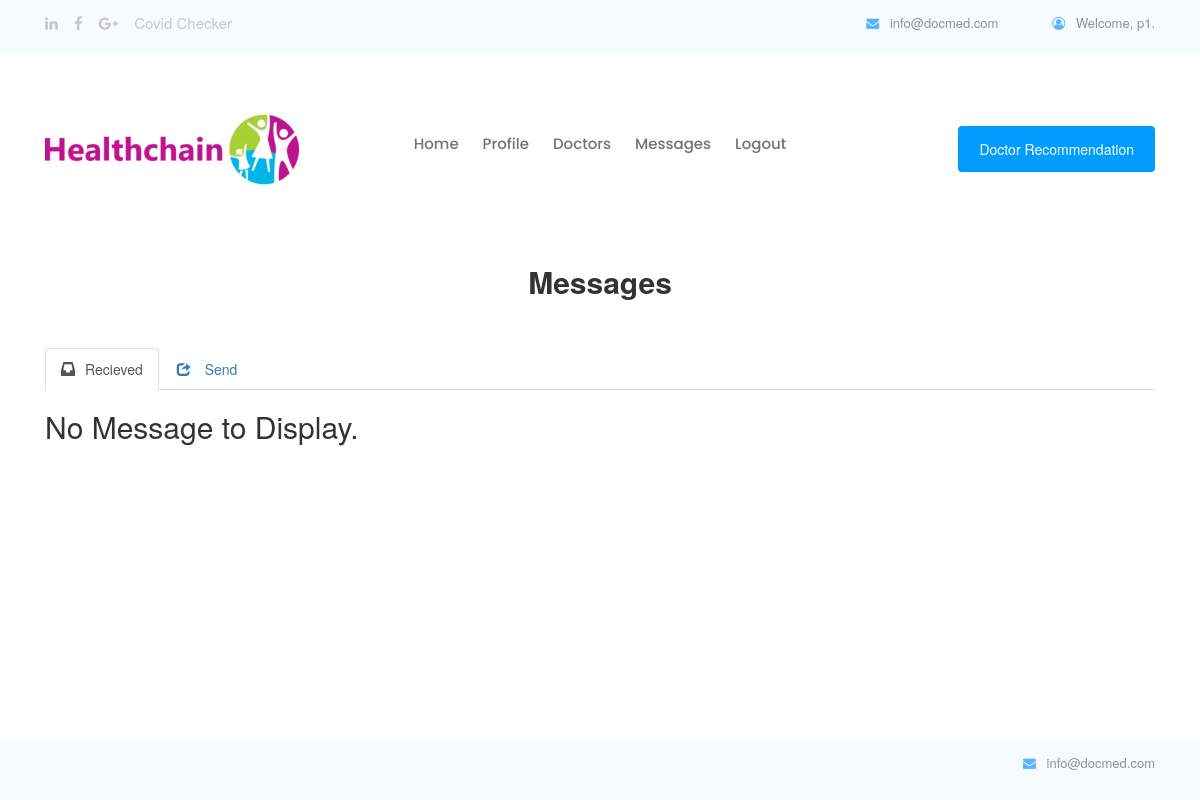
The page /home/viewmessage/ (signed in) on the database as committed earlier.
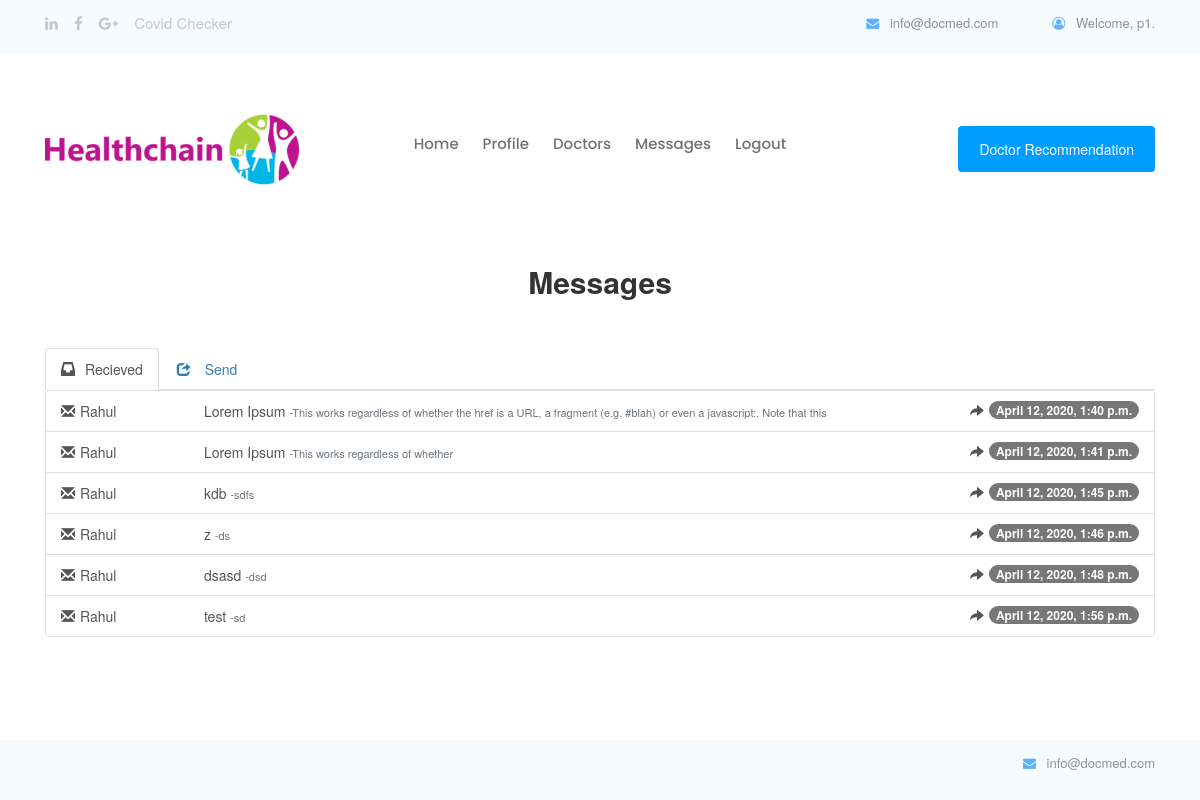
The same page on the database as committed later.
### pages/models.py (models this page shows, shortened)
class Messages(models.Model):
    sender=models.ForeignKey(MyUser,on_delete=models.CASCADE,related_name='sender')
    reciever=models.ForeignKey(MyUser,on_delete=models.CASCADE,related_name='reciever')
    subject = models.CharField(max_length=50,blank=True)
    content = models.TextField()
    date = models.DateTimeField(auto_now_add=True)

class Doctor(models.Model):
	id=models.BigAutoField(primary_key=True)
	username= models.OneToOneField(MyUser,on_delete=models.CASCADE)
	regid = models.CharField(max_length=60,unique=True)
	dname=models.CharField(max_length=50)
	dob = models.DateField(null=True, blank=True)
	gender=models.IntegerField(choices=GENDER_CHOICES,blank=True)
	spec=models.CharField(max_length=50,blank=True)
	hos=models.CharField(max_length=150,blank=True)
	imagefile=models.ImageField(upload_to='doctor/',default="default.jpg",blank=True,null=True)
	location = PlacesField()
	follower = GenericRelation(Follow,related_query_name='doctor')

class MyUser(AbstractBaseUser):
	username= models.CharField(max_length=30,unique=True)
	date_joined	= models.DateTimeField(verbose_name='date joined', auto_now_add=True)
	last_login= models.DateTimeField(verbose_name='last login', auto_now=True)
	is_admin= models.BooleanField(default=False)
	is_active= models.BooleanField(default=True)
	is_staff= models.BooleanField(default=False)
	is_superuser= models.BooleanField(default=False)
	user_type= models.PositiveSmallIntegerField(choices=USER_TYPE_CHOICES, default=4)
	USERNAME_FIELD = 'username'
	objects = MyAccountManager()
	def __str__(self):
		return self.username

### pages/views.py (the view)
# urls.py: path('viewmessage/',ViewMessage.as_view(), name='viewmessage'),
class ViewMessage(MyPermissionMixin, ListView):
    raise_exception = True
    login_url = "/login/"
    context_object_name = 'message'
    def get_queryset(self):
        msg = Messages.objects.filter(reciever=self.request.user)
        for m in msg:
            pt = Patient.objects.filter(username=m.sender)
            if pt:
                pt = get_object_or_404(Patient,username=m.sender)
                m.author = pt.pname
            else:
                doc = get_object_or_404(Doctor,username=m.sender)
                m.author= doc.dname
        return msg
    def get_context_data(self, **kwargs):
        context = super(ViewMessage, self).get_context_data(**kwargs)
        msg = Messages.objects.filter(sender=self.request.user)
        for m in msg:
            pt = Patient.objects.filter(username=m.reciever)
            if pt:
                pt = get_object_or_404(Patient,username=m.reciever)
                m.author = pt.pname
            else:
                doc = get_object_or_404(Doctor,username=m.reciever)
                m.author= doc.dname
        context['send_message'] = msg
        return context
    template_name = 'pages/messages.html'
    def test_func(self):
        return (self.request.user.user_type == 1 or self.request.user.user_type == 2)

### pages/views.py (called while the page is built)
    def dispatch(self, request, *args, **kwargs):
        if not request.user.is_authenticated:
            return redirect('login')
        else:
            user_test_result = self.get_test_func()()
            if not request.user.is_authenticated or not user_test_result:
                return HttpResponse('<h2> Permission Denied ! </h2>')
            return super().dispatch(request, *args, **kwargs)

### pages/templates/pages/messages.html (shortened to what this page needs)
{% extends 'pages/base.html' %}
{% block script %}
<link href="//netdna.bootstrapcdn.com/bootstrap/3.0.3/css/bootstrap.min.css" rel="stylesheet" id="bootstrap-css">
{% endblock %}
{% block content %}
<h2 style="font-weight: bolder;text-align: center;">Messages</h2>
<br><br>
<div id='msgdiv'>
    <ul class="nav nav-tabs">
        <li class="active"><a href="#home" data-toggle="tab"><span class="glyphicon glyphicon-inbox">
        </span>Recieved</a></li>
        <li><a href="#profile" data-toggle="tab"><span class="
            glyphicon glyphicon-share"></span>
            Send</a></li>
    </ul>
    <div class="tab-content">
        <div class="tab-pane fade in active" id="home">
            {% if message %}
            <div class="list-group">
                {% for msg in message %}
                <a href="#" class="list-group-item">
                    <span class="glyphicon glyphicon-envelope"></span><span class="name" style="min-width: 120px;
                        display: inline-block;">{{msg.author}}</span> <span class="">{{msg.subject}}</span>
                    <span class="text-muted" style="font-size: 11px;">-{{msg.content}}</span> <span
                        class="badge">{{msg.date}}</span>   <span class="pull-right"><span  onclick="openForm('{{msg.sender}}')" class="glyphicon glyphicon-share-alt"></span> </span>
                </a>
                 {% endfor %}
            </div>
            {% else %}
            <h2>No Message to Display.</h2>
                {% endif %}
        </div>
    </div>
</div>
{% endblock %}

Rows that differ between the two databases and show on the page:
added Messages: author "Rahul", subject "Lorem Ipsum", content "This works regardless of whether the href is a URL, a fragment (e.g. #blah) or even a javascript:. Note that this", date "April 12, 2020, 1:40 p.m."
added Messages: author "Rahul", subject "Lorem Ipsum", content "This works regardless of whether", date "April 12, 2020, 1:41 p.m."
added Messages: author "Rahul", subject "kdb", content "sdfs", date "April 12, 2020, 1:45 p.m."
added Messages: author "Rahul", subject "z", content "ds", date "April 12, 2020, 1:46 p.m."
added Messages: author "Rahul", subject "dsasd", content "dsd", date "April 12, 2020, 1:48 p.m."
added Messages: author "Rahul", subject "test", content "sd", date "April 12, 2020, 1:56 p.m."
Other text that changed with them:
text no longer shown: "No Message to Display."
